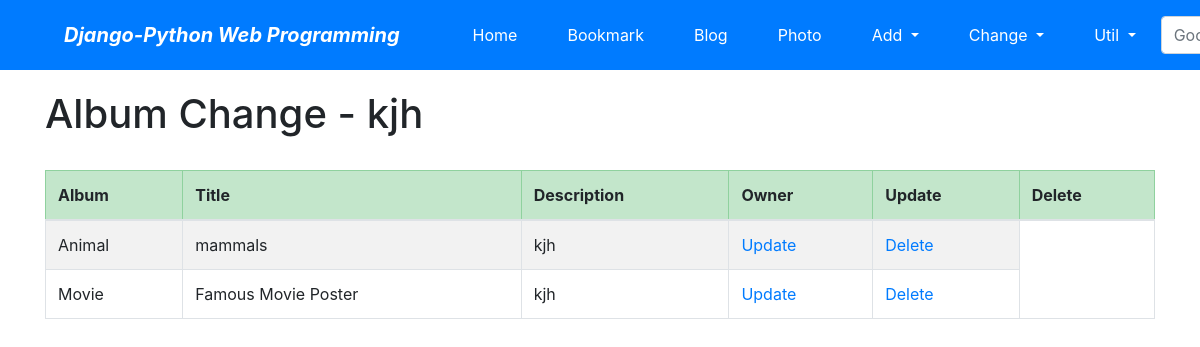
The page /photo/album/change/ (signed in) on the database its author committed.
### photo/models.py (models this page shows, shortened)
class Album(models.Model):
    name = models.CharField('NAME', max_length=30)
    description = models.CharField('One Line Description', max_length=100, blank=True)
    owner = models.ForeignKey('auth.User',on_delete=models.CASCADE, verbose_name='OWNER', blank=True, null=True)
    class Meta:
        ordering = ('name',)

### photo/views.py (the view)
# urls.py: path('album/change/', views.AlbumChangeLV.as_view(), name='album_change'),
class AlbumChangeLV(LoginRequiredMixin, ListView):
    model = Album
    template_name = 'photo/album_change_list.html'
    def get_queryset(self):
        return Album.objects.filter(owner=self.request.user)

### photo/templates/photo/album_change_list.html (shortened to what this page needs)
{% extends "base.html" %}
{% block content %}
    <h1>Album Change - {{ user }}</h1>
    <br>
    <table class="table table-striped table-bordered table-condensed ">
        <thead>
            <tr class="table-success">
                <th>Album</th>
                <th>Title</th>
                <th>Description</th>
                <th>Owner</th>
                <th>Update</th>
                <th>Delete</th>
            </tr>
        </thead>
        <tbody>
            {% for item in object_list %}
        <tr>
            <td>{{ item.name }}</td>
            <td>{{ item.description }}</td>
            <td>{{ item.owner }}</td>
            <td><a href="{% url 'photo:album_update' item.id %}">Update</a></td>
            <td><a href="{% url 'photo:album_delete' item.id %}">Delete</a></td>
        </tr>
        {% endfor %}
        </tbody>
    </table>
{% endblock %}

### rows shown on the page
Album: name "Animal", description "mammals", owner "kjh"
Album: name "Movie", description "Famous Movie Poster", owner "kjh"

### other values the page prints
{{ user }} "kjh"
